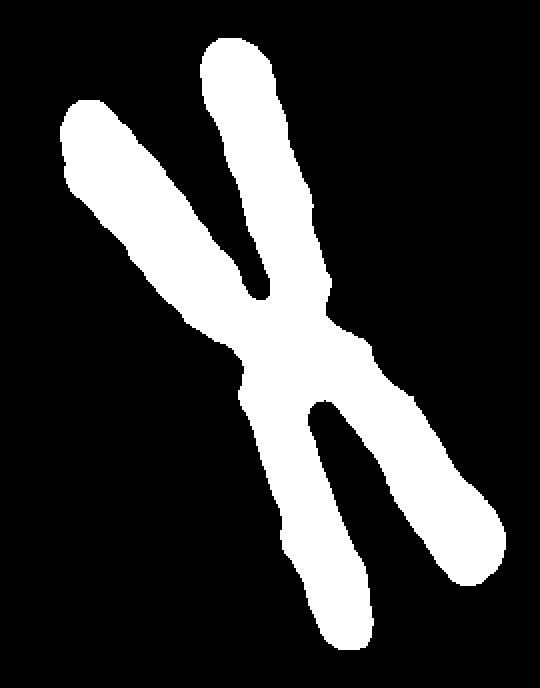
%> input picture etc/ece565/project2/chromosome.tif, 540 x 688 px
$ octave test4.m   (GNU Octave 9; MATLAB toolbox functions it lacks are replaced by stand-ins)
%> lines starting %> are read from the running program, lines starting %| are printed output that depends on the picture; in (x1, y1, x2, y2) boxes, pixels count from 0 and x2, y2 are one past the last pixel; in counts of white or black regions, pixels touching at a corner belong together; the program's own positions count from 1
github_img_host = 'https://github.com/yuanoook/thruple/raw/master/ece565/project2/';

chromosome = imread([github_img_host 'chromosome.tif']);
%> chromosome: size 688x540 logical; 21.5% white; 1 white region, box (x1, y1, x2, y2) and area: (60, 38, 506, 650) 79764

[height, width] = size(chromosome);
%> height = 688; width = 540
imshow(chromosome);

% Get outer boundaries
B = bwboundaries(chromosome, 'noholes');
%> B = 1 boundary; box (x1, y1, x2, y2) and points: (60, 38, 506, 650) 2688
outerb = cell2mat(B(1));
%> outerb = 2688 rows, first 12: [127 61; 127 62; 126 63; 125 63; 124 63; 123 63; 123 64; 122 65; 121 65; 120 65; 119 65; 118 65]
outerb_img = bound2im(outerb, height, width);
%> in bound2im, `b = round(b);`: b has the same summary as outerb outside bound2im
%> in bound2im, `linearIndex = sub2ind([M, N], b(:,1), b(:,2));`: linearIndex = 2688 values, max 347990 at index 1350, min 41407 at index 1, mean 196019.4
%> in bound2im, `image(linearIndex) = 1;`:
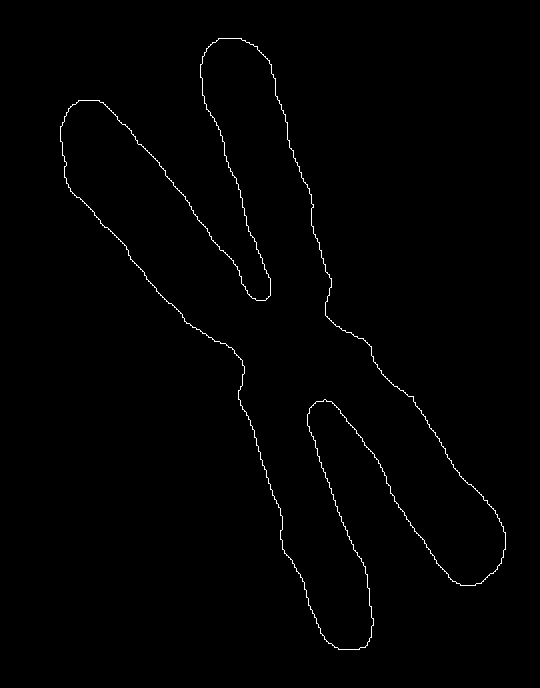
%> image: size 688x540 logical; 0.72% white in thin lines or dots, all inside (x1, y1, x2, y2) = (60, 38, 506, 650)
imshow(outerb_img, []);

outerb_fdesc = fourierdescp(outerb);
fftplot(outerb_fdesc);
%> in fftplot, `l = length(f);`: l = 2688
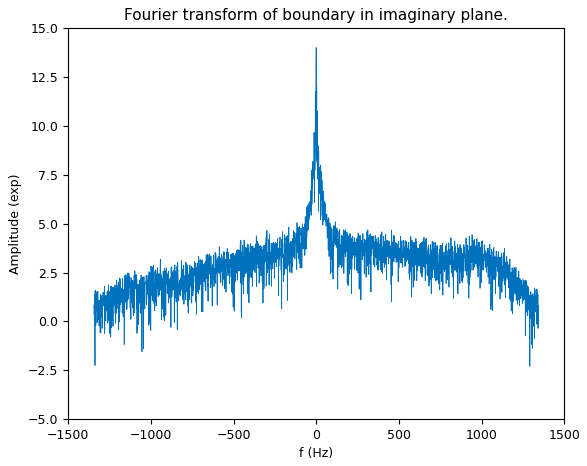
%> figure redrawn from the program's plot data; curve peaks at x = 0, y = 14

ifourierdescp_show(outerb_fdesc, 1, height, width);

ifourierdescp_show(outerb_fdesc, 2 * floor(length(outerb) * 0.01 / 4), height, width);
ifourierdescp_show(outerb_fdesc, 2 * floor(length(outerb) * 0.5 / 4), height, width);

function ifourierdescp_show_n(outerb_fdesc, n, height, width)
  for k=1:n
    ifourierdescp_show(outerb_fdesc, k, height, width);
  end
end

function ifourierdescp_show(outerb_fdesc, n, height, width)
%> called with n = 1, height = 688, width = 540
  figure;
  outerb_k = ifourierdescp(outerb_fdesc, n*2);
%> outerb_k = 2688 rows, first 12: [291.5 125.4; 291.1 125.6; 290.7 125.7; 290.3 125.8; 290 125.9; 289.6 126; 289.2 126.2; 288.8 126.3; 288.5 126.4; 288.1 126.5; 287.7 126.7; 287.4 126.8]
  outerb_k_img = bound2im(outerb_k, height, width);
%> call 2 of bound2im, with M = 688, N = 540
%> in bound2im (call 2), `b = round(b);`: b = 2688 rows, first 12: [291 125; 291 126; 291 126; 290 126; 290 126; 290 126; 289 126; 289 126; 288 126; 288 127; 288 127; 287 127]
%> in bound2im (call 2), `linearIndex = sub2ind([M, N], b(:,1), b(:,2));`: linearIndex = 2688 values, max 311335 at index 1254, min 80148 at index 2562, mean 196018.4
%> in bound2im (call 2), `image(linearIndex) = 1;`:
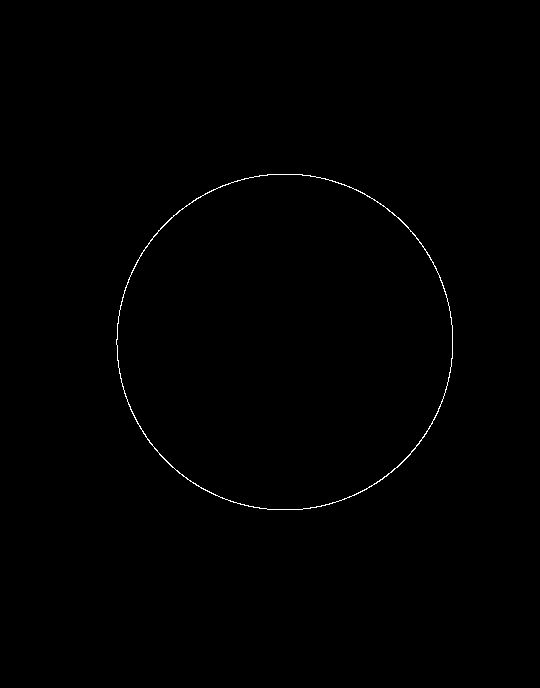
%> image: size 688x540 logical; 0.33% white in thin lines or dots, all inside (x1, y1, x2, y2) = (116, 174, 453, 510)
%> in ifourierdescp_show (call 2), `outerb_k = ifourierdescp(outerb_fdesc, n*2);`: outerb_k = 2688 rows, first 12: [126.5 65.94; 125.9 66.22; 125.4 66.5; 124.9 66.8; 124.4 67.1; 124 67.42; 123.5 67.75; 123 68.08; 122.6 68.43; 122.1 68.78; 121.7 69.15; 121.3 69.52]
%> call 3 of bound2im, with M = 688, N = 540
%> in bound2im (call 3), `b = round(b);`: b = 2688 rows, first 12: [126 66; 126 66; 125 67; 125 67; 124 67; 124 67; 123 68; 123 68; 123 68; 122 69; 122 69; 121 70]
%> in bound2im (call 3), `linearIndex = sub2ind([M, N], b(:,1), b(:,2));`: linearIndex = 2688 values, max 343169 at index 1340, min 42109 at index 2666, mean 196018.9
%> in bound2im (call 3), `image(linearIndex) = 1;`:
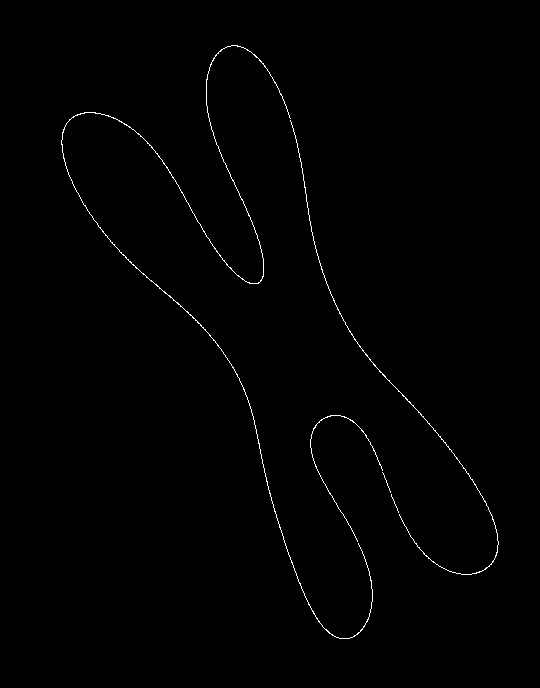
%> image: size 688x540 logical; 0.6% white in thin lines or dots, all inside (x1, y1, x2, y2) = (61, 45, 499, 639)
%> in ifourierdescp_show (call 3), `outerb_k = ifourierdescp(outerb_fdesc, n*2);`: outerb_k = 2688 rows, first 12: [126.9 61.1; 126.9 61.99; 126.2 62.93; 124.9 63.12; 123.8 62.86; 123.3 63.1; 122.9 64.03; 122 64.87; 121 65.1; 120.1 65.02; 119 64.96; 117.9 64.93]
%> in bound2im (call 4), `b = round(b);`: b has the same summary as outerb outside bound2im
  imshow(outerb_k_img, []);
  title(n*2);
end

function s = ifourierdescp(z, nd)
  if rem(nd,2)
    error('Second,third inputs must be even')
  end
  z_nd = z;
  nd = floor(nd/2);
  z_nd(nd+1:end-nd) = 0;
  z_nd_ifft = ifft(z_nd);
  s = zeros(length(z_nd), 2);
  s(:, 1) = real(z_nd_ifft);
  s(:, 2) = imag(z_nd_ifft);
end

function z = fourierdescp(s)
  s_complex = complex(s(:, 1), s(:, 2));
  z = fft(s_complex);
end

function fftplot(f)
  figure;
  l = length(f);
  plot((-l/2:l/2-1), fftshift(log(abs(f))));
  title('Fourier transform of boundary in imaginary plane.');
  xlabel('f (Hz)');
  ylabel('Amplitude (exp)');
end


function image = bound2im(b, M, N)
  if size(b,2) ~= 2
   error('The boundary must be of size np-by-2')
  end
  % Make sure the coordinates are integers.
  b = round(b);
  % Defaults.
  if nargin == 1
   Mmin = min(b(:,1)) - 1;
   Nmin = min(b(:,2)) - 1;
   H = max(b(:,1)) - min(b(:,1)) + 1; % Height of boundary.
   W = max(b(:,2)) - min(b(:,2)) + 1; % Width of boundary.
   M = H + Mmin;
   N = W + Nmin;
  end
  % Create the image.
  image = false(M,N);
  linearIndex = sub2ind([M, N], b(:,1), b(:,2));
  image(linearIndex) = 1;
end
